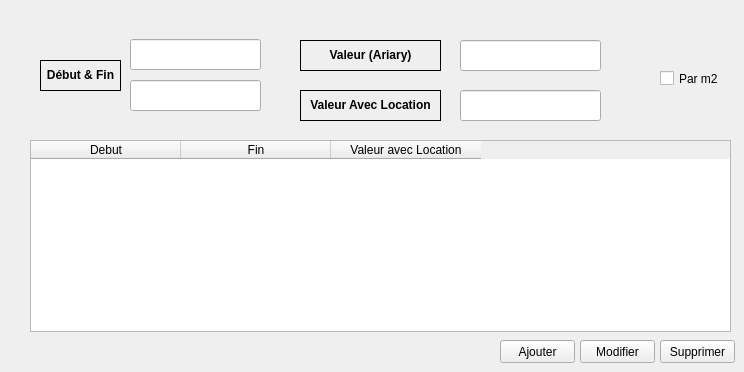
             <widget class="QWidget" name="pageForfParClasse">
              <widget class="QLabel" name="label_10">
               <property name="geometry">
                <rect>
                 <x>40</x>
                 <y>60</y>
                 <width>81</width>
                 <height>31</height>
                </rect>
               </property>
               <property name="frameShape">
                <enum>QFrame::Box</enum>
               </property>
               <property name="text">
                <string>&lt;html&gt;&lt;head/&gt;&lt;body&gt;&lt;p&gt;&lt;span style=&quot; font-weight:600;&quot;&gt;Début &amp;amp; Fin&lt;/span&gt;&lt;/p&gt;&lt;/body&gt;&lt;/html&gt;</string>
               </property>
               <property name="alignment">
                <set>Qt::AlignCenter</set>
               </property>
              </widget>
              <widget class="QPushButton" name="pushButton_2">
               <property name="geometry">
                <rect>
                 <x>580</x>
                 <y>340</y>
                 <width>75</width>
                 <height>23</height>
                </rect>
               </property>
               <property name="text">
                <string>Modifier</string>
               </property>
              </widget>
              <widget class="QLineEdit" name="lineEdit_8">
               <property name="geometry">
                <rect>
                 <x>460</x>
                 <y>40</y>
                 <width>141</width>
                 <height>31</height>
                </rect>
               </property>
              </widget>
              <widget class="QPushButton" name="pushButton">
               <property name="geometry">
                <rect>
                 <x>500</x>
                 <y>340</y>
                 <width>75</width>
                 <height>23</height>
                </rect>
               </property>
               <property name="text">
                <string>Ajouter</string>
               </property>
              </widget>
              <widget class="QLabel" name="label_11">
               <property name="geometry">
                <rect>
                 <x>300</x>
                 <y>90</y>
                 <width>141</width>
                 <height>31</height>
                </rect>
               </property>
               <property name="frameShape">
                <enum>QFrame::Box</enum>
               </property>
               <property name="text">
                <string>&lt;html&gt;&lt;head/&gt;&lt;body&gt;&lt;p&gt;&lt;span style=&quot; font-weight:600;&quot;&gt;Valeur Avec Location&lt;/span&gt;&lt;/p&gt;&lt;/body&gt;&lt;/html&gt;</string>
               </property>
               <property name="alignment">
                <set>Qt::AlignCenter</set>
               </property>
              </widget>
              <widget class="QCheckBox" name="checkBox">
               <property name="geometry">
                <rect>
                 <x>660</x>
                 <y>70</y>
                 <width>70</width>
                 <height>17</height>
                </rect>
               </property>
               <property name="text">
                <string>Par m2</string>
               </property>
              </widget>
              <widget class="QLabel" name="label_12">
               <property name="geometry">
                <rect>
                 <x>300</x>
                 <y>40</y>
                 <width>141</width>
                 <height>31</height>
                </rect>
               </property>
               <property name="frameShape">
                <enum>QFrame::Box</enum>
               </property>
               <property name="text">
                <string>&lt;html&gt;&lt;head/&gt;&lt;body&gt;&lt;p&gt;&lt;span style=&quot; font-weight:600;&quot;&gt;Valeur (Ariary)&lt;/span&gt;&lt;/p&gt;&lt;/body&gt;&lt;/html&gt;</string>
               </property>
               <property name="alignment">
                <set>Qt::AlignCenter</set>
               </property>
              </widget>
              <widget class="QPushButton" name="pushButton_3">
               <property name="geometry">
                <rect>
                 <x>660</x>
                 <y>340</y>
                 <width>75</width>
                 <height>23</height>
                </rect>
               </property>
               <property name="text">
                <string>Supprimer</string>
               </property>
              </widget>
              <widget class="QLineEdit" name="lineEdit_7">
               <property name="geometry">
                <rect>
                 <x>460</x>
                 <y>90</y>
                 <width>141</width>
                 <height>31</height>
                </rect>
               </property>
              </widget>
              <widget class="QTableWidget" name="tableWidget">
               <property name="geometry">
                <rect>
                 <x>30</x>
                 <y>140</y>
                 <width>701</width>
                 <height>192</height>
                </rect>
               </property>
               <attribute name="horizontalHeaderDefaultSectionSize">
                <number>150</number>
               </attribute>
               <column>
                <property name="text">
                 <string notr="true">Debut</string>
                </property>
               </column>
               <column>
                <property name="text">
                 <string notr="true">Fin</string>
                </property>
               </column>
               <column>
                <property name="text">
                 <string notr="true">Valeur avec Location</string>
                </property>
               </column>
              </widget>
              <widget class="QLineEdit" name="lineEdit_6">
               <property name="geometry">
                <rect>
                 <x>130</x>
                 <y>80</y>
                 <width>131</width>
                 <height>31</height>
                </rect>
               </property>
              </widget>
              <widget class="QLineEdit" name="lineEdit">
               <property name="geometry">
                <rect>
                 <x>130</x>
                 <y>39</y>
                 <width>131</width>
                 <height>31</height>
                </rect>
               </property>
              </widget>
             </widget>
